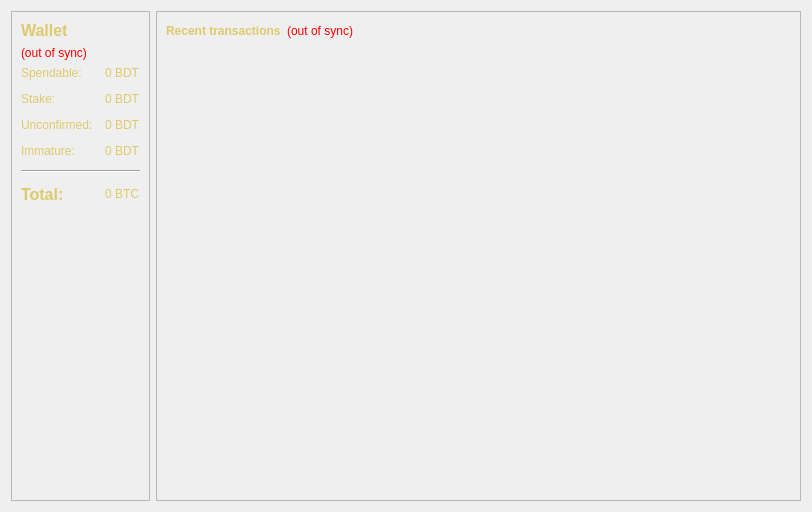
<?xml version="1.0" encoding="UTF-8"?>
<ui version="4.0">
 <class>OverviewPage</class>
 <widget class="QWidget" name="OverviewPage">
  <property name="geometry">
   <rect>
    <x>0</x>
    <y>0</y>
    <width>812</width>
    <height>512</height>
   </rect>
  </property>
  <property name="windowTitle">
   <string>Form</string>
  </property>
  <property name="autoFillBackground">
   <bool>false</bool>
  </property>
  <property name="styleSheet">
   <string notr="true">background-image: url(:/images/res/images/bk.png);</string>
  </property>
  <property name="windowFilePath">
   <string/>
  </property>
  <layout class="QHBoxLayout" name="horizontalLayout" stretch="0,0">
   <item>
    <layout class="QVBoxLayout" name="verticalLayout_2">
     <item>
      <widget class="QFrame" name="frame">
       <property name="accessibleDescription">
        <string/>
       </property>
       <property name="autoFillBackground">
        <bool>false</bool>
       </property>
       <property name="styleSheet">
        <string notr="true"/>
       </property>
       <property name="frameShape">
        <enum>QFrame::StyledPanel</enum>
       </property>
       <property name="frameShadow">
        <enum>QFrame::Raised</enum>
       </property>
       <layout class="QVBoxLayout" name="verticalLayout_4">
        <item>
         <widget class="QLabel" name="label_5">
          <property name="font">
           <font>
            <pointsize>12</pointsize>
            <weight>75</weight>
            <bold>true</bold>
           </font>
          </property>
          <property name="styleSheet">
           <string notr="true">background: transparent;
color: rgb(223, 201, 109);</string>
          </property>
          <property name="text">
           <string>Wallet</string>
          </property>
         </widget>
        </item>
        <item>
         <widget class="QLabel" name="labelWalletStatus">
          <property name="toolTip">
           <string>The displayed information may be out of date. Your wallet automatically synchronizes with the BDTCoin network after a connection is established, but this process has not completed yet.</string>
          </property>
          <property name="styleSheet">
           <string notr="true">background: transparent;
color: red;</string>
          </property>
          <property name="text">
           <string notr="true">(out of sync)</string>
          </property>
          <property name="alignment">
           <set>Qt::AlignLeading|Qt::AlignLeft|Qt::AlignVCenter</set>
          </property>
         </widget>
        </item>
        <item>
         <layout class="QFormLayout" name="formLayout_2">
          <property name="fieldGrowthPolicy">
           <enum>QFormLayout::AllNonFixedFieldsGrow</enum>
          </property>
          <property name="horizontalSpacing">
           <number>12</number>
          </property>
          <property name="verticalSpacing">
           <number>12</number>
          </property>
          <item row="0" column="0">
           <widget class="QLabel" name="label">
            <property name="styleSheet">
             <string notr="true">background: transparent;
color: rgb(223, 201, 109);</string>
            </property>
            <property name="text">
             <string>Spendable:</string>
            </property>
           </widget>
          </item>
          <item row="0" column="1">
           <widget class="QLabel" name="labelBalance">
            <property name="font">
             <font>
              <weight>50</weight>
              <bold>false</bold>
             </font>
            </property>
            <property name="cursor">
             <cursorShape>IBeamCursor</cursorShape>
            </property>
            <property name="toolTip">
             <string>Your current spendable balance</string>
            </property>
            <property name="styleSheet">
             <string notr="true">background: transparent;
color: rgb(223, 201, 109);</string>
            </property>
            <property name="text">
             <string notr="true">0 BDT</string>
            </property>
            <property name="textInteractionFlags">
             <set>Qt::LinksAccessibleByMouse|Qt::TextSelectableByKeyboard|Qt::TextSelectableByMouse</set>
            </property>
           </widget>
          </item>
          <item row="1" column="0">
           <widget class="QLabel" name="label_6">
            <property name="styleSheet">
             <string notr="true">background: transparent;
color: rgb(223, 201, 109);</string>
            </property>
            <property name="text">
             <string>Stake:</string>
            </property>
           </widget>
          </item>
          <item row="1" column="1">
           <widget class="QLabel" name="labelStake">
            <property name="font">
             <font>
              <weight>50</weight>
              <bold>false</bold>
             </font>
            </property>
            <property name="cursor">
             <cursorShape>IBeamCursor</cursorShape>
            </property>
            <property name="toolTip">
             <string>Total of coins that was staked, and do not yet count toward the current balance</string>
            </property>
            <property name="styleSheet">
             <string notr="true">background: transparent;
color: rgb(223, 201, 109);</string>
            </property>
            <property name="text">
             <string notr="true">0 BDT</string>
            </property>
            <property name="textInteractionFlags">
             <set>Qt::LinksAccessibleByMouse|Qt::TextSelectableByKeyboard|Qt::TextSelectableByMouse</set>
            </property>
           </widget>
          </item>
          <item row="2" column="0">
           <widget class="QLabel" name="label_3">
            <property name="styleSheet">
             <string notr="true">background: transparent;
color: rgb(223, 201, 109);</string>
            </property>
            <property name="text">
             <string>Unconfirmed:</string>
            </property>
           </widget>
          </item>
          <item row="2" column="1">
           <widget class="QLabel" name="labelUnconfirmed">
            <property name="font">
             <font>
              <weight>50</weight>
              <bold>false</bold>
             </font>
            </property>
            <property name="cursor">
             <cursorShape>IBeamCursor</cursorShape>
            </property>
            <property name="toolTip">
             <string>Total of transactions that have yet to be confirmed, and do not yet count toward the current balance</string>
            </property>
            <property name="styleSheet">
             <string notr="true">background: transparent;
color: rgb(223, 201, 109);</string>
            </property>
            <property name="text">
             <string notr="true">0 BDT</string>
            </property>
            <property name="textInteractionFlags">
             <set>Qt::LinksAccessibleByMouse|Qt::TextSelectableByKeyboard|Qt::TextSelectableByMouse</set>
            </property>
           </widget>
          </item>
          <item row="4" column="0">
           <widget class="QLabel" name="labelImmatureText">
            <property name="styleSheet">
             <string notr="true">background: transparent;
color: rgb(223, 201, 109);</string>
            </property>
            <property name="text">
             <string>Immature:</string>
            </property>
           </widget>
          </item>
          <item row="4" column="1">
           <widget class="QLabel" name="labelImmature">
            <property name="font">
             <font>
              <weight>50</weight>
              <bold>false</bold>
             </font>
            </property>
            <property name="toolTip">
             <string>Mined balance that has not yet matured</string>
            </property>
            <property name="styleSheet">
             <string notr="true">background: transparent;
color: rgb(223, 201, 109);</string>
            </property>
            <property name="text">
             <string notr="true">0 BDT</string>
            </property>
            <property name="textInteractionFlags">
             <set>Qt::LinksAccessibleByMouse|Qt::TextSelectableByKeyboard|Qt::TextSelectableByMouse</set>
            </property>
           </widget>
          </item>
          <item row="5" column="0" colspan="2">
           <widget class="Line" name="line">
            <property name="orientation">
             <enum>Qt::Horizontal</enum>
            </property>
           </widget>
          </item>
          <item row="6" column="0">
           <widget class="QLabel" name="labelTotalText">
            <property name="font">
             <font>
              <pointsize>12</pointsize>
              <weight>75</weight>
              <italic>false</italic>
              <bold>true</bold>
             </font>
            </property>
            <property name="styleSheet">
             <string notr="true">background: transparent;
color: rgb(223, 201, 109);</string>
            </property>
            <property name="text">
             <string>Total:</string>
            </property>
           </widget>
          </item>
          <item row="6" column="1">
           <widget class="QLabel" name="labelTotal">
            <property name="font">
             <font>
              <weight>50</weight>
              <bold>false</bold>
             </font>
            </property>
            <property name="cursor">
             <cursorShape>IBeamCursor</cursorShape>
            </property>
            <property name="toolTip">
             <string>Your current total balance</string>
            </property>
            <property name="styleSheet">
             <string notr="true">background: transparent;
color: rgb(223, 201, 109);</string>
            </property>
            <property name="text">
             <string notr="true">0 BTC</string>
            </property>
            <property name="textInteractionFlags">
             <set>Qt::LinksAccessibleByMouse|Qt::TextSelectableByKeyboard|Qt::TextSelectableByMouse</set>
            </property>
           </widget>
          </item>
         </layout>
        </item>
        <item>
         <spacer name="verticalSpacer_2">
          <property name="orientation">
           <enum>Qt::Vertical</enum>
          </property>
          <property name="sizeHint" stdset="0">
           <size>
            <width>20</width>
            <height>40</height>
           </size>
          </property>
         </spacer>
        </item>
        <item>
         <widget class="QLabel" name="label_2">
          <property name="styleSheet">
           <string notr="true">padding: 50px;</string>
          </property>
          <property name="text">
           <string/>
          </property>
          <property name="pixmap">
           <pixmap resource="../bitcoin.qrc">:/images/res/images/Icon-256.png</pixmap>
          </property>
          <property name="scaledContents">
           <bool>true</bool>
          </property>
          <property name="alignment">
           <set>Qt::AlignCenter</set>
          </property>
          <property name="wordWrap">
           <bool>false</bool>
          </property>
         </widget>
        </item>
        <item>
         <spacer name="verticalSpacer">
          <property name="orientation">
           <enum>Qt::Vertical</enum>
          </property>
          <property name="sizeHint" stdset="0">
           <size>
            <width>20</width>
            <height>40</height>
           </size>
          </property>
         </spacer>
        </item>
       </layout>
      </widget>
     </item>
    </layout>
   </item>
   <item>
    <layout class="QVBoxLayout" name="verticalLayout_3">
     <item>
      <widget class="QFrame" name="frame_2">
       <property name="autoFillBackground">
        <bool>false</bool>
       </property>
       <property name="styleSheet">
        <string notr="true"/>
       </property>
       <property name="frameShape">
        <enum>QFrame::StyledPanel</enum>
       </property>
       <property name="frameShadow">
        <enum>QFrame::Raised</enum>
       </property>
       <layout class="QVBoxLayout" name="verticalLayout">
        <item>
         <layout class="QHBoxLayout" name="horizontalLayout_2">
          <item>
           <widget class="QLabel" name="label_4">
            <property name="styleSheet">
             <string notr="true">background: transparent;
color: rgb(223, 201, 109);</string>
            </property>
            <property name="text">
             <string>&lt;b&gt;Recent transactions&lt;/b&gt;</string>
            </property>
           </widget>
          </item>
          <item>
           <widget class="QLabel" name="labelTransactionsStatus">
            <property name="toolTip">
             <string>The displayed information may be out of date. Your wallet automatically synchronizes with the BDTCoin network after a connection is established, but this process has not completed yet.</string>
            </property>
            <property name="autoFillBackground">
             <bool>false</bool>
            </property>
            <property name="styleSheet">
             <string notr="true">background: transparent;
color: red;</string>
            </property>
            <property name="text">
             <string notr="true">(out of sync)</string>
            </property>
            <property name="alignment">
             <set>Qt::AlignRight|Qt::AlignTrailing|Qt::AlignVCenter</set>
            </property>
           </widget>
          </item>
          <item>
           <spacer name="horizontalSpacer">
            <property name="orientation">
             <enum>Qt::Horizontal</enum>
            </property>
            <property name="sizeHint" stdset="0">
             <size>
              <width>40</width>
              <height>20</height>
             </size>
            </property>
           </spacer>
          </item>
         </layout>
        </item>
        <item>
         <layout class="QHBoxLayout" name="horizontalLayout_4">
          <property name="spacing">
           <number>6</number>
          </property>
         </layout>
        </item>
        <item>
         <widget class="QListView" name="listTransactions">
          <property name="styleSheet">
           <string notr="true">QListView {
        background: transparent;
		color: rgb(223, 201, 109);
}</string>
          </property>
          <property name="frameShape">
           <enum>QFrame::NoFrame</enum>
          </property>
          <property name="verticalScrollBarPolicy">
           <enum>Qt::ScrollBarAlwaysOff</enum>
          </property>
          <property name="horizontalScrollBarPolicy">
           <enum>Qt::ScrollBarAlwaysOff</enum>
          </property>
          <property name="selectionMode">
           <enum>QAbstractItemView::NoSelection</enum>
          </property>
         </widget>
        </item>
       </layout>
      </widget>
     </item>
    </layout>
   </item>
  </layout>
 </widget>
 <resources>
  <include location="../bitcoin.qrc"/>
 </resources>
 <connections/>
</ui>
